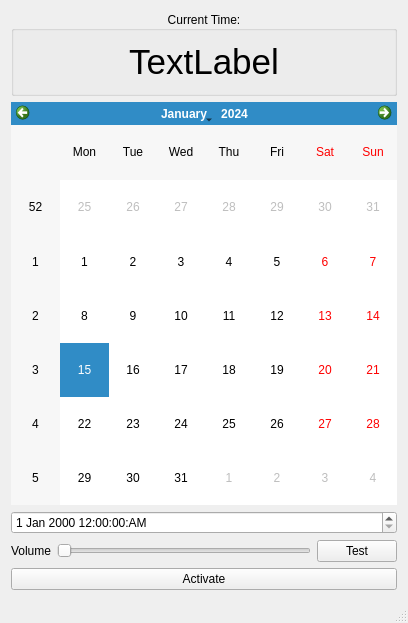
<?xml version="1.0" encoding="UTF-8"?>
<ui version="4.0">
 <class>mainWindow</class>
 <widget class="QMainWindow" name="mainWindow">
  <property name="geometry">
   <rect>
    <x>0</x>
    <y>0</y>
    <width>408</width>
    <height>623</height>
   </rect>
  </property>
  <property name="windowTitle">
   <string>mainWindow</string>
  </property>
  <widget class="QWidget" name="centralWidget">
   <layout class="QVBoxLayout" name="verticalLayout">
    <item>
     <widget class="QGroupBox" name="groupBox">
      <property name="enabled">
       <bool>true</bool>
      </property>
      <property name="acceptDrops">
       <bool>false</bool>
      </property>
      <property name="autoFillBackground">
       <bool>false</bool>
      </property>
      <property name="title">
       <string>Current Time:</string>
      </property>
      <property name="alignment">
       <set>Qt::AlignCenter</set>
      </property>
      <property name="flat">
       <bool>false</bool>
      </property>
      <property name="checkable">
       <bool>false</bool>
      </property>
      <layout class="QHBoxLayout" name="horizontalLayout">
       <item>
        <widget class="QLabel" name="currentClock">
         <property name="minimumSize">
          <size>
           <width>0</width>
           <height>0</height>
          </size>
         </property>
         <property name="font">
          <font>
           <pointsize>26</pointsize>
          </font>
         </property>
         <property name="frameShadow">
          <enum>QFrame::Sunken</enum>
         </property>
         <property name="text">
          <string>TextLabel</string>
         </property>
         <property name="alignment">
          <set>Qt::AlignCenter</set>
         </property>
        </widget>
       </item>
      </layout>
     </widget>
    </item>
    <item>
     <widget class="QCalendarWidget" name="calendarWidget"/>
    </item>
    <item>
     <widget class="QDateTimeEdit" name="alarmDateTime">
      <property name="displayFormat">
       <string>d MMM yyyy hh:mm:ss:AP</string>
      </property>
     </widget>
    </item>
    <item>
     <layout class="QHBoxLayout" name="horizontalLayout_2">
      <item>
       <widget class="QLabel" name="labelVolume">
        <property name="text">
         <string>Volume</string>
        </property>
       </widget>
      </item>
      <item>
       <widget class="QSlider" name="volumeSlider">
        <property name="orientation">
         <enum>Qt::Horizontal</enum>
        </property>
       </widget>
      </item>
      <item>
       <widget class="QPushButton" name="pushButtonTest">
        <property name="text">
         <string>Test</string>
        </property>
       </widget>
      </item>
     </layout>
    </item>
    <item>
     <widget class="QPushButton" name="pushButtonActivate">
      <property name="text">
       <string>Activate</string>
      </property>
     </widget>
    </item>
   </layout>
  </widget>
  <widget class="QStatusBar" name="statusBar"/>
 </widget>
 <layoutdefault spacing="6" margin="11"/>
 <resources/>
 <connections/>
</ui>
